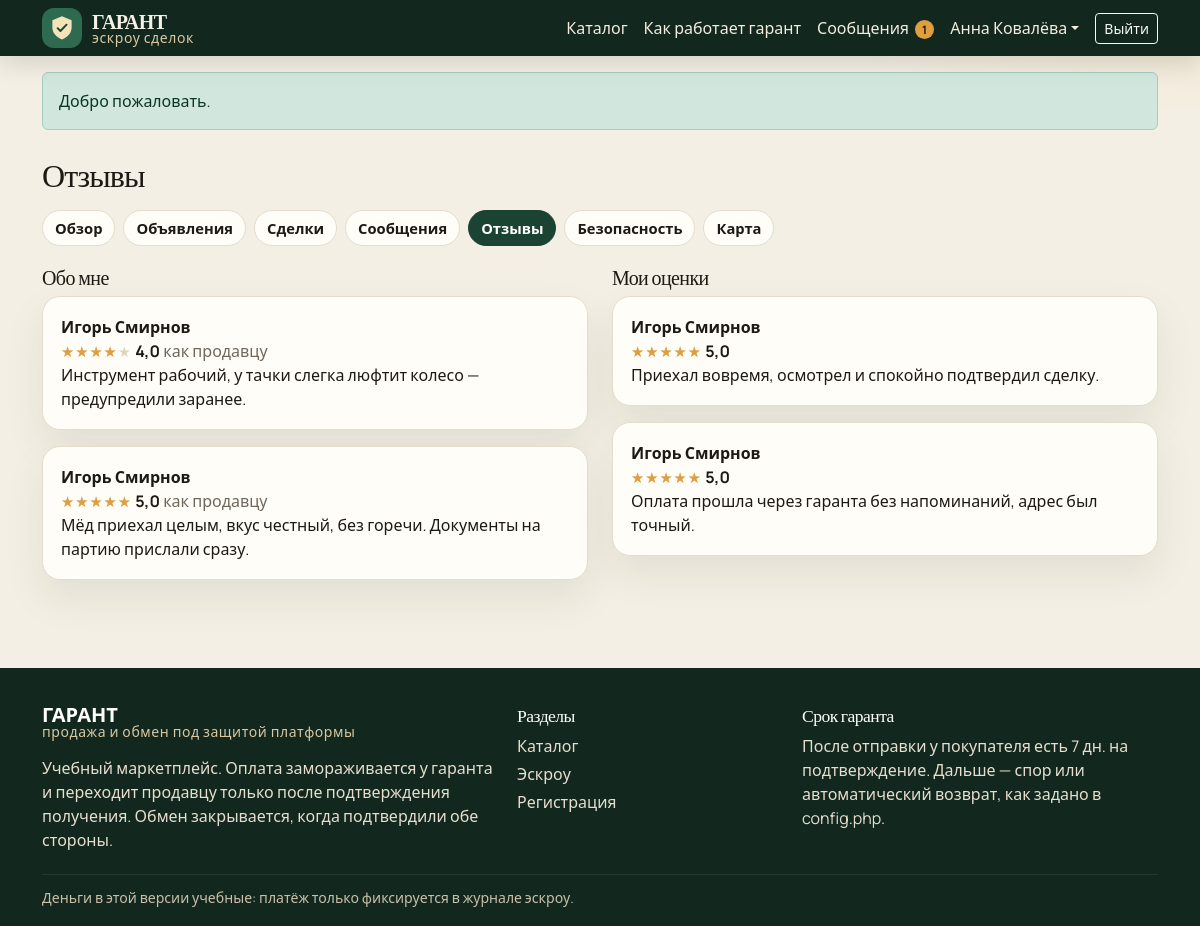
The page /cabinet/reviews.php (signed in) on the database its author committed.
### tables this page shows
CREATE TABLE users (
  id INT UNSIGNED AUTO_INCREMENT PRIMARY KEY,
  email VARCHAR(190) NOT NULL,
  password_hash VARCHAR(255) NOT NULL,
  name VARCHAR(120) NOT NULL,
  phone VARCHAR(30) DEFAULT NULL,
  city VARCHAR(120) DEFAULT NULL,
  about TEXT,
  role ENUM('user', 'admin') NOT NULL DEFAULT 'user',
  seller_rating DECIMAL(3,2) NOT NULL DEFAULT 5.00,
  buyer_rating DECIMAL(3,2) NOT NULL DEFAULT 5.00,
  seller_reviews_count INT UNSIGNED NOT NULL DEFAULT 0,
  buyer_reviews_count INT UNSIGNED NOT NULL DEFAULT 0,
  twofa_enabled TINYINT(1) NOT NULL DEFAULT 0,
  twofa_code_hash VARCHAR(255) DEFAULT NULL,
  twofa_expires_at DATETIME DEFAULT NULL,
  card_last4 CHAR(4) DEFAULT NULL,
  card_brand VARCHAR(20) DEFAULT NULL,
  card_holder VARCHAR(120) DEFAULT NULL,
  card_exp CHAR(5) DEFAULT NULL,
  is_blocked TINYINT(1) NOT NULL DEFAULT 0,
  created_at DATETIME NOT NULL DEFAULT CURRENT_TIMESTAMP,
  UNIQUE KEY uq_users_email (email)
);

CREATE TABLE reviews (
  id INT UNSIGNED AUTO_INCREMENT PRIMARY KEY,
  deal_id INT UNSIGNED NOT NULL,
  author_id INT UNSIGNED NOT NULL,
  target_id INT UNSIGNED NOT NULL,
  as_role ENUM('seller', 'buyer') NOT NULL,
  rating TINYINT UNSIGNED NOT NULL,
  comment TEXT,
  created_at DATETIME NOT NULL DEFAULT CURRENT_TIMESTAMP,
  UNIQUE KEY uq_review_once (deal_id, author_id),
  KEY idx_reviews_target (target_id, as_role),
  CONSTRAINT fk_reviews_deal FOREIGN KEY (deal_id) REFERENCES deals (id) ON DELETE CASCADE,
  CONSTRAINT fk_reviews_author FOREIGN KEY (author_id) REFERENCES users (id),
  CONSTRAINT fk_reviews_target FOREIGN KEY (target_id) REFERENCES users (id),
  CONSTRAINT chk_rating CHECK (rating BETWEEN 1 AND 5)
);

### includes/auth.php (called while the page is built, shortened)
<?php
function current_user(bool $refresh = false): ?array
{
    static $loaded = false;
    static $user = null;
    if ($loaded) {
        return $user;
    }
    $loaded = true;
    $id = (int) ($_SESSION['user_id'] ?? 0);
    $user = query_one('SELECT * FROM users WHERE id = ?', [$id]);
    return $user;
}
function require_login(): array
{
    $user = current_user();
    if ($user) {
        return $user;
    }
}
function unread_count(): int
{
    $user = current_user();
    $row = query_one(
        'SELECT COUNT(*) AS c
         FROM messages m
         JOIN deals d ON d.id = m.deal_id
         WHERE m.is_read = 0
           AND m.sender_id IS NOT NULL
           AND m.sender_id <> ?
           AND (d.buyer_id = ? OR d.seller_id = ?)',
        [(int) $user['id'], (int) $user['id'], (int) $user['id']]
    );
    return $count = (int) ($row['c'] ?? 0);
}

### includes/db.php (called while the page is built, shortened)
<?php
function db(): PDO
{
    static $pdo = null;
    if ($pdo instanceof PDO) {
        return $pdo;
    }
    $dsn = 'mysql:host=' . DB_HOST . ';port=' . DB_PORT . ';dbname=' . DB_NAME . ';charset=' . DB_CHARSET;
    try {
        $pdo = new PDO($dsn, DB_USER, DB_PASS, [
            PDO::ATTR_ERRMODE => PDO::ERRMODE_EXCEPTION,
            PDO::ATTR_DEFAULT_FETCH_MODE => PDO::FETCH_ASSOC,
            PDO::ATTR_EMULATE_PREPARES => false,
        ]);
    } catch (PDOException $e) {
        app_log('DB: ' . $e->getMessage());
        http_response_code(500);
        echo '<!doctype html><meta charset="utf-8"><title>ГАРАНТ — нет базы</title>';
        echo '<div style="font-family:Segoe UI,sans-serif;max-width:640px;margin:48px auto;line-height:1.5">';
        echo '<h1>Нет подключения к MySQL</h1>';
        echo '<p>Импортируйте <code>sql/schema.sql</code> и проверьте хост, имя базы, логин и пароль в <code>config.php</code>.</p>';
        if (APP_DEBUG) {
            echo '<pre>' . e($e->getMessage()) . '</pre>';
        }
        echo '</div>';
        exit;
    }
    return $pdo;
}
function query_all(string $sql, array $params = []): array
{
    $stmt = db()->prepare($sql);
    $stmt->execute($params);
    return $stmt->fetchAll();
}
function query_one(string $sql, array $params = []): ?array
{
    $stmt = db()->prepare($sql);
    $stmt->execute($params);
    $row = $stmt->fetch();
    return $row === false ? null : $row;
}

### cabinet/reviews.php (the view, shortened to what this page needs)
<?php
$user = require_login();
$incoming = query_all(
    'SELECT r.*, a.name AS author_name
     FROM reviews r JOIN users a ON a.id = r.author_id
     WHERE r.target_id = ? ORDER BY r.created_at DESC',
    [(int) $user['id']]
);
$outgoing = query_all(
    'SELECT r.*, t.name AS target_name
     FROM reviews r JOIN users t ON t.id = r.target_id
     WHERE r.author_id = ? ORDER BY r.created_at DESC',
    [(int) $user['id']]
);
require __DIR__ . '/../templates/header.php';
?>
<div class="container py-4">
    <h1 class="h2">Отзывы</h1>
    <?php require __DIR__ . '/../templates/cabinet-nav.php'; ?>
    <div class="row g-4">
        <div class="col-lg-6">
            <h2 class="h5">Обо мне</h2>
            <?php foreach ($incoming as $review): ?>
                <article class="panel mb-3">
                    <strong><?= e($review['author_name']) ?></strong>
                    <div><?= stars($review['rating']) ?> <span class="muted"><?= $review['as_role'] === 'seller' ? 'как продавцу' : 'как покупателю' ?></span></div>
                    <p class="mb-0"><?= nl($review['comment']) ?></p>
                </article>
            <?php endforeach; ?>
        </div>
        <div class="col-lg-6">
            <h2 class="h5">Мои оценки</h2>
            <?php foreach ($outgoing as $review): ?>
                <article class="panel mb-3">
                    <strong><?= e($review['target_name']) ?></strong>
                    <div><?= stars($review['rating']) ?></div>
                    <p class="mb-0"><?= nl($review['comment']) ?></p>
                </article>
            <?php endforeach; ?>
        </div>
    </div>
</div>
<?php require __DIR__ . '/../templates/footer.php'; ?>

### templates/header.php (shortened to what this page needs)
<?php
$navActive = $navActive ?? '';
$current = current_user();
$unread = $current ? unread_count() : 0;
?>
<!doctype html>
<html lang="ru">
<head>
    <link href="https://cdn.jsdelivr.net/npm/bootstrap@5.3.3/dist/css/bootstrap.min.css" rel="stylesheet">
    <link href="https://cdn.jsdelivr.net/npm/bootstrap-icons@1.11.3/font/bootstrap-icons.min.css" rel="stylesheet">
    <link href="<?= e(url('assets/css/style.css')) ?>" rel="stylesheet">
</head>
<body>
<header class="site-header">
    <nav class="navbar navbar-expand-lg navbar-dark">
        <div class="container">
            <a class="brand" href="<?= e(url('index.php')) ?>">
                <span class="brand-mark" aria-hidden="true">
                    <svg viewBox="0 0 32 32" width="28" height="28">
                        <path fill="#f4e2b8" d="M16 2.5 27 7v8.2c0 6.4-4.2 11.4-11 13.8C9.2 26.6 5 21.6 5 15.2V7L16 2.5z"/>
                        <path fill="none" stroke="#1b4332" stroke-width="2.2" stroke-linecap="round" stroke-linejoin="round" d="M11 16.2 14.2 19.4 21.2 12.2"/>
                    </svg>
                </span>
                <span class="brand-text">
                    <strong>ГАРАНТ</strong>
                    <small>эскроу сделок</small>
                </span>
            </a>
            <div class="collapse navbar-collapse" id="mainNav">
                <ul class="navbar-nav ms-auto align-items-lg-center">
                    <li class="nav-item"><a class="nav-link<?= $navActive === 'catalog' ? ' active' : '' ?>" href="<?= e(url('catalog.php')) ?>">Каталог</a></li>
                    <li class="nav-item"><a class="nav-link" href="<?= e(url('index.php')) ?>#escrow">Как работает гарант</a></li>
                    <?php if ($current): ?>
                        <li class="nav-item">
                            <a class="nav-link<?= $navActive === 'messages' ? ' active' : '' ?>" href="<?= e(url('cabinet/messages.php')) ?>">
                                Сообщения<?php if ($unread > 0): ?><span class="msg-badge"><?= (int) $unread ?></span><?php endif; ?>
                            </a>
                        </li>
                        <li class="nav-item dropdown">
                            <a class="nav-link dropdown-toggle" href="#" role="button" data-bs-toggle="dropdown" aria-expanded="false"><?= e($current['name']) ?></a>
                        </li>
                        <li class="nav-item">
                            <form method="post" action="<?= e(url('logout.php')) ?>" class="d-inline">
                                <button class="btn btn-sm btn-outline-light ms-lg-2" type="submit">Выйти</button>
                            </form>
                        </li>
                    <?php else: ?>
                        <li class="nav-item"><a class="nav-link" href="<?= e(url('login.php')) ?>">Войти</a></li>
                        <li class="nav-item"><a class="btn btn-sm btn-amber ms-lg-2" href="<?= e(url('register.php')) ?>">Регистрация</a></li>
                    <?php endif; ?>
                </ul>
            </div>
        </div>
    </nav>
</header>
<main>
<?php foreach (take_flashes() as $flash): ?>
    <?php $type = in_array($flash['type'] ?? '', ['success', 'danger', 'warning', 'info'], true) ? $flash['type'] : 'info'; ?>
    <div class="container mt-3">
        <div class="alert alert-<?= e($type) ?> mb-0"><?= e($flash['message'] ?? '') ?></div>
    </div>
<?php endforeach; ?>

### includes/functions.php (shortened to what this page needs)
<?php
function e(mixed $value): string
{
    return htmlspecialchars((string) $value, ENT_QUOTES | ENT_SUBSTITUTE, 'UTF-8');
}
function nl(mixed $value): string
{
    return nl2br(e($value), false);
}
function base_path(): string
{
    static $base = null;
    if ($base !== null) {
        return $base;
    }
    $script = str_replace('\\', '/', $_SERVER['SCRIPT_NAME'] ?? '');
    $dir = str_replace('\\', '/', dirname($script));
    if (preg_match('#/(cabinet|admin)$#', $dir)) {
        $dir = str_replace('\\', '/', dirname($dir));
    }
    if ($dir === '/' || $dir === '.' || $dir === '') {
        return $base = '';
    }
    return $base = rtrim($dir, '/');
}
function url(string $path = ''): string
{
    $path = ltrim($path, '/');
    $base = base_path();
    return ($base === '' ? '' : $base) . '/' . $path;
}
function take_flashes(): array
{
    $items = $_SESSION['flash'] ?? [];
    return is_array($items) ? $items : [];
}
function stars(mixed $rating): string
{
    $value = (float) $rating;
    $percent = max(0, min(100, $value / 5 * 100));
    $label = number_format($value, 1, ',', '');
    return '<span class="stars" style="--p:' . e((string) round($percent, 2)) . '%" title="Оценка ' . e($label) . '">'
        . '<span class="stars-base">★★★★★</span><span class="stars-fill">★★★★★</span></span> '
        . '<span class="rating-num">' . e($label) . '</span>';
}

### assets/css/style.css (style rules this page uses)
:root { --ink: #1d1a15; --muted: #6f675c; --forest: #1b4332; --forest-deep: #12281e; --moss: #2d6a4f; --cream: #f4efe4; --paper: #fffdf8; --line: #e5dccb; --amber: #e09f3e; --amber-deep: #9a6b16; --clay: #9c3d2f; --shadow: 0 18px 40px rgba(28, 32, 24, 0.08); --serif: "Literata", "Palatino Linotype", Palatino, Georgia, serif; --sans: "Manrope", "Segoe UI", sans-serif; }
body { margin: 0; color: var(--ink); background: radial-gradient(900px 320px at 100% -40px, rgba(224, 159, 62, 0.16), transparent 50%), var(--cream); font-family: var(--sans); min-height: 100vh; }
h1, h2, h3, .brand strong, .serif { font-family: var(--serif); letter-spacing: -0.03em; }
a { color: var(--forest); }
.site-header { background: var(--forest-deep); position: sticky; top: 0; z-index: 20; box-shadow: 0 8px 24px rgba(0, 0, 0, 0.12); }
.brand { display: flex; align-items: center; gap: 10px; color: #f6f1e7; text-decoration: none; }
.brand-mark { width: 40px; height: 40px; border-radius: 12px; background: var(--moss); display: grid; place-items: center; }
.brand-text { display: flex; flex-direction: column; line-height: 1.05; }
.brand-text strong { font-size: 1.25rem; color: #f6f1e7; }
.brand-text small { color: #d9c7a2; font-family: var(--sans); letter-spacing: 0.04em; }
.navbar-dark .nav-link { color: #f3ecdf; }
.msg-badge { display: inline-grid; place-items: center; min-width: 1.2rem; height: 1.2rem; margin-left: 6px; padding: 0 5px; border-radius: 999px; background: var(--amber); color: #1d1a15; font-size: 0.72rem; font-weight: 700; }
main { padding-bottom: 48px; }
.cat-tile, .panel, .pcard, .step, .stat, .filter-card { background: var(--paper); border: 1px solid var(--line); border-radius: 18px; }
.stars { position: relative; display: inline-block; font-size: 0.92rem; letter-spacing: 1px; line-height: 1; }
.stars-base { color: #ddd4c4; }
.stars-fill { color: var(--amber); position: absolute; left: 0; top: 0; width: var(--p); overflow: hidden; white-space: nowrap; }
.rating-num { font-weight: 700; color: var(--ink); }
.panel { padding: 18px; box-shadow: var(--shadow); }
.muted { color: var(--muted); }

### rows shown on the page
users: name "Анна Ковалёва"
reviews: author.name "Игорь Смирнов", rating "4,0", as_role "как продавцу", comment "Инструмент рабочий, у тачки слегка люфтит колесо — предупредили заранее."
reviews: author.name "Игорь Смирнов", rating "5,0", as_role "как продавцу", comment "Мёд приехал целым, вкус честный, без горечи. Документы на партию прислали сразу."
reviews: target.name "Игорь Смирнов", rating "5,0", comment "Приехал вовремя, осмотрел и спокойно подтвердил сделку."
reviews: target.name "Игорь Смирнов", rating "5,0", comment "Оплата прошла через гаранта без напоминаний, адрес был точный."

### other values the page prints
$unread "1"
$flash['message'] "Добро пожаловать."
$label "Обзор"
$label "Объявления"
$label "Сделки"
$label "Сообщения"
$label "Отзывы"
$label "Безопасность"
$label "Карта"
ESCROW_DAYS "7"
